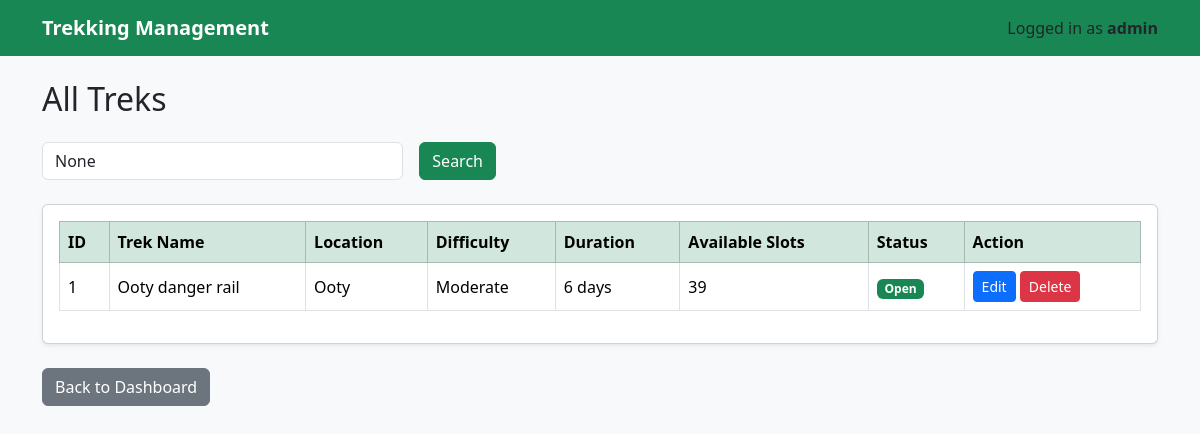
The page /view_treks (signed in) on the database as committed earlier.
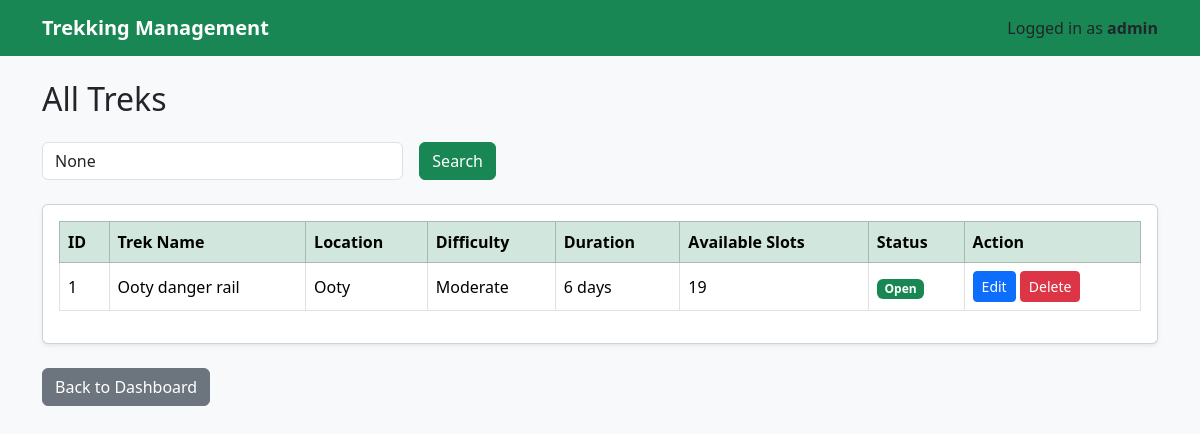
The same page on the database as committed later.
### models.py (models this page shows)
class Trek(db.Model):
    id = db.Column(db.Integer, primary_key=True)
    trek_name = db.Column(db.String(100), nullable=False)
    location = db.Column(db.String(100), nullable=False)
    difficulty = db.Column(db.String(20), nullable=False)
    duration = db.Column(db.String(30), nullable=False)
    available_slots = db.Column(db.Integer, nullable=False)
    assigned_staff = db.Column(db.Integer)
    status = db.Column(db.String(20), default="Open")
    description = db.Column(db.String(300))
    bookings = db.relationship("Booking", backref="trek", lazy=True)

### app.py (the view)
@app.route("/view_treks")
def view_treks():
    if "user_id" not in session or session["role"] != "admin":
        return redirect("/login")
    search = request.args.get("search")
    if search:
        treks = Trek.query.filter(
            Trek.trek_name.ilike(f"%{search}%")
        ).all()
    else:
        treks = Trek.query.all()
    return render_template(
        "view_treks.html",
        treks=treks,
        search=search
    )

### templates/view_treks.html (shortened to what this page needs)
{% extends "base.html" %}
{% block content %}
<h2 class="mb-4">All Treks</h2>
<form method="GET" class="row g-3 mb-4">
    <div class="col-md-4">
        <input
            type="text"
            name="search"
            class="form-control"
            placeholder="Search Trek Name"
            value="{{ search }}">
    </div>
    <div class="col-auto">
        <button
            type="submit"
            class="btn btn-success">
            Search
        </button>
    </div>
</form>
<div class="card shadow-sm">
    <div class="card-body">
        <div class="table-responsive">
            <table class="table table-bordered table-hover align-middle">
                <thead class="table-success">
                    <tr>
                        <th>ID</th>
                        <th>Trek Name</th>
                        <th>Location</th>
                        <th>Difficulty</th>
                        <th>Duration</th>
                        <th>Available Slots</th>
                        <th>Status</th>
                        <th>Action</th>
                    </tr>
                </thead>
                <tbody>
                {% for trek in treks %}
                <tr>
                    <td>{{ trek.id }}</td>
                    <td>{{ trek.trek_name }}</td>
                    <td>{{ trek.location }}</td>
                    <td>{{ trek.difficulty }}</td>
                    <td>{{ trek.duration }}</td>
                    <td>{{ trek.available_slots }}</td>
                    <td>
                        {% if trek.status == "Open" %}
                            <span class="badge bg-success">
                                Open
                            </span>
                        {% else %}
                            <span class="badge bg-danger">
                                Closed
                            </span>
                        {% endif %}
                    </td>
                    <td>
                        <a
                            href="/edit_trek/{{ trek.id }}"
                            class="btn btn-primary btn-sm">
                            Edit
                        </a>
                        <a
                            href="/delete_trek/{{ trek.id }}"
                            class="btn btn-danger btn-sm"
                            onclick="return confirm('Are you sure you want to delete this trek?')">
                            Delete
                        </a>
                    </td>
                </tr>
                {% endfor %}
                </tbody>
            </table>
        </div>
    </div>
</div>
<br>
<a href="/admin" class="btn btn-secondary">
    Back to Dashboard
</a>
{% endblock %}

Rows that differ between the two databases and show on the page:
changed Trek "Ooty danger rail": available_slots "39" → "19"
